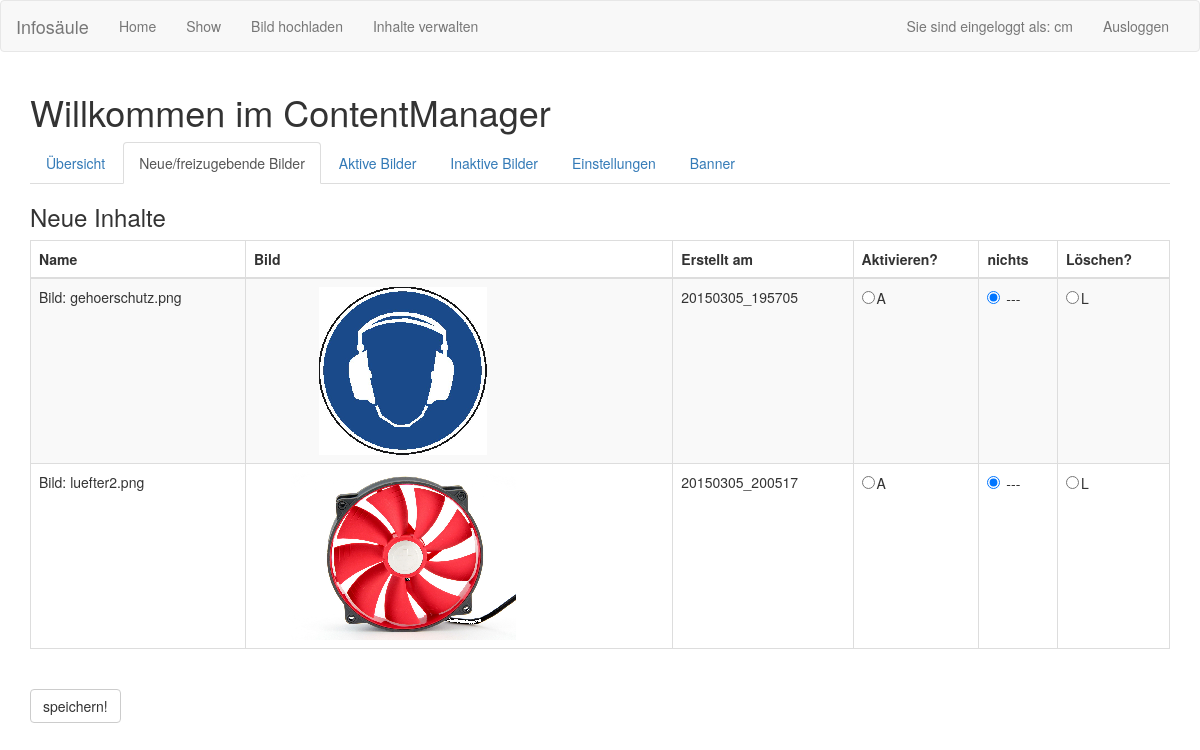
The app's page /cms_neue.php (signed in) with its own data.
### tables this page shows
CREATE TABLE "bilder" ("lfdnr" INTEGER PRIMARY KEY  NOT NULL , "name" TEXT NOT NULL , "user" INTEGER NOT NULL , "erstzeit" DATETIME NOT NULL  DEFAULT CURRENT_TIMESTAMP, "akt_ab" DATETIME, "akt_bis" DATETIME, "ort" TEXT NOT NULL , "status" INTEGER);

### cms_neue.php (the view, shortened to what this page needs)
<?php
include("header.php");
include("cms_links.php");
?>
<html>
<head>
  <link href="css/bootstrap.min.css" rel="stylesheet">
</head>
<body>
        <div id="cms_neue" class="container">
<?php
$db = new SQLite3('db/infosaeule.sqlite');
if(!$db)die($db->lastErrorMsg());
 else{
echo" <form action='check_neue.php' method='post' enctype='multipart/form-data'>";
  $results = $db->query("SELECT name, erstzeit,lfdnr from Bilder where status='0' order by 'lfdnr'");
if($row = $results->fetchArray())
  { echo " <b><h3>Neue Inhalte</h3></b>";
  echo "<table class='table table-striped table-bordered'> ";
  echo "<thead><th>Name</th>";
  echo "<th>Bild</th>";
  echo "<th>Erstellt am</th>";
  echo "<th>Aktivieren?</th>";
  echo "<th>nichts</th>";
  echo "<th>L&ouml;schen?</th></thead>";
  echo "<tbody>";
  echo "<tr><td>Bild: ".$row['name']."</td>";
                 echo "<td><img src='thumbnail/".$row['erstzeit']."-".$row['name']."' alt='".$row['name']."'</td>";
                 echo "<td>".$row['erstzeit']."</td>";
                 echo "<td><input type='radio' name='".$row['lfdnr']."' value='aktivieren' style='margin-right: 2px;'>A</td>";
                 echo "<td><input type='radio' name='".$row['lfdnr']."' value='checked' checked style='margin-right: 2px;'> ---</td>";
                 echo "<td><input type='radio' name='".$row['lfdnr']."' value='loeschen' style='margin-right: 2px;'>L</td>";
                 echo "</tr>";
         while ($row = $results->fetchArray())
         {
                 echo "<tr><td>Bild: ".$row['name']."</td>";
                 echo "<td><img src='thumbnail/".$row['erstzeit']."-".$row['name']."' alt='".$row['name']."'</td>";
                 echo "<td>".$row['erstzeit']."</td>";
                 echo "<td><input type='radio' name='".$row['lfdnr']."' value='aktivieren' style='margin-right: 2px;'>A</td>";
                 echo "<td><input type='radio' name='".$row['lfdnr']."' value='checked' checked style='margin-right: 2px;'> ---</td>";
                 echo "<td><input type='radio' name='".$row['lfdnr']."' value='loeschen' style='margin-right: 2px;'>L</td>";
                 echo "</tr>";
         }
  echo "</tbody>";
  echo "</table> <br>";
  echo "<input class='btn btn-default btn-file' type='submit' value='speichern!'>" ;
  }
  else echo "Keine neuen Bilder vorhanden!";
}
?>
 <br>
</form>
</div>
</body>
</html>

### css/nav.css (style rules this page uses)
.container { width: 900px; }

### records on screen
bilder: name "gehoerschutz.png", erstzeit+name (picture), erstzeit "20150305_195705"
bilder: name "luefter2.png", erstzeit+name (picture), erstzeit "20150305_200517"

### other values on screen
$_SESSION['rolle'] "cm"
